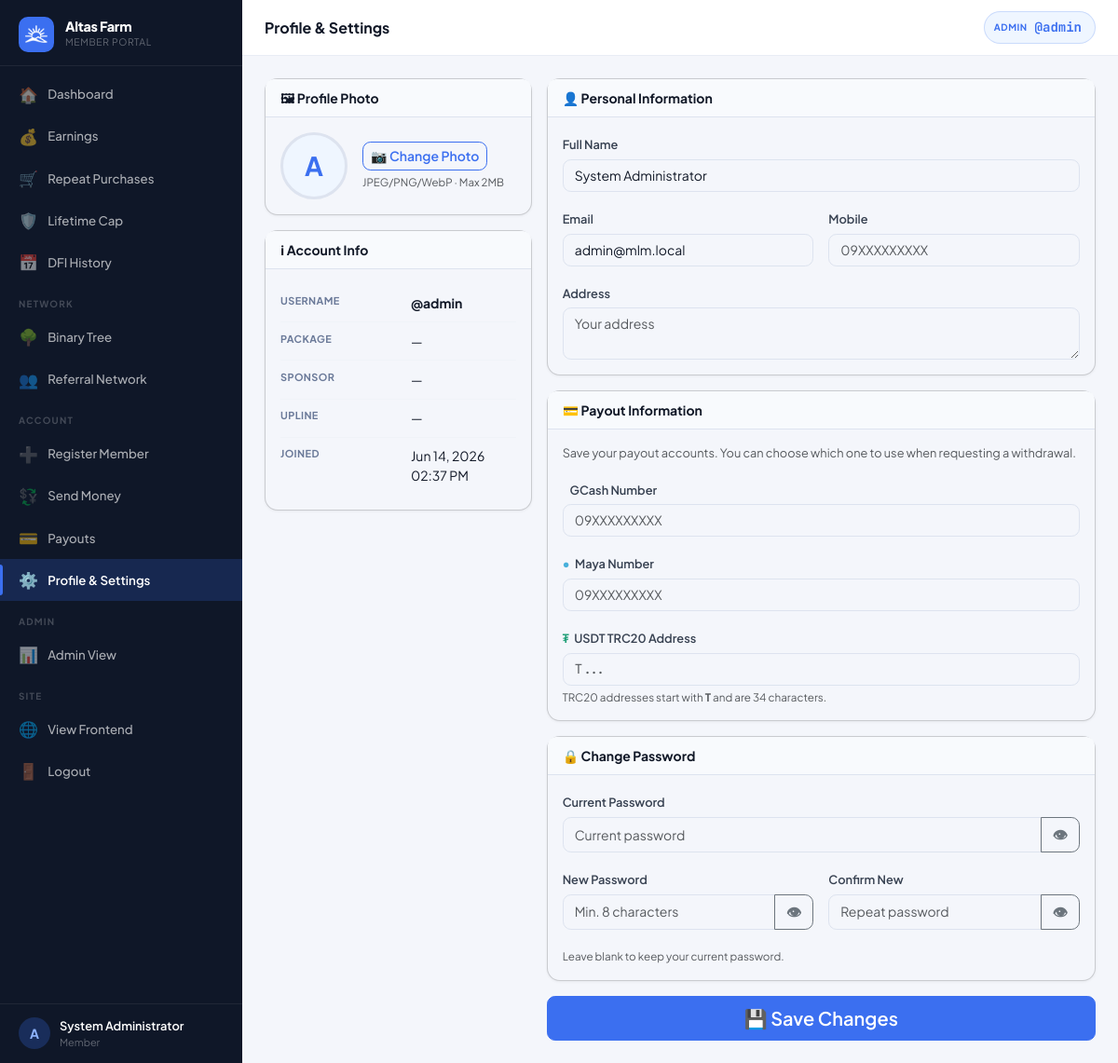
/?page=profile (signed in), run on the app's committed database.
### tables this page shows
CREATE TABLE settings (
  key_name   VARCHAR(80) NOT NULL PRIMARY KEY,
  value      TEXT        NOT NULL,
  updated_at TIMESTAMP DEFAULT CURRENT_TIMESTAMP ON UPDATE CURRENT_TIMESTAMP
);

CREATE TABLE users (
  id                INT UNSIGNED AUTO_INCREMENT PRIMARY KEY,
  username          VARCHAR(40)  NOT NULL UNIQUE,
  password_hash     VARCHAR(255) NOT NULL,
  role              ENUM('member','admin') NOT NULL DEFAULT 'member',
  package_id        INT UNSIGNED NULL,
  reg_code_id           INT UNSIGNED NULL,
  reg_payment_method    ENUM('code','ewallet','pending') NOT NULL DEFAULT 'code',
  reg_paid_by           INT UNSIGNED NULL,

   
  sponsor_id        INT UNSIGNED NULL,
  binary_parent_id  INT UNSIGNED NULL,
  binary_position   ENUM('left','right') NULL,

   
  left_count        INT UNSIGNED NOT NULL DEFAULT 0,
  right_count       INT UNSIGNED NOT NULL DEFAULT 0,
  pairs_paid        INT UNSIGNED NOT NULL DEFAULT 0,
  pairs_flushed     INT UNSIGNED NOT NULL DEFAULT 0,
  pairs_paid_today  INT UNSIGNED NOT NULL DEFAULT 0,   

   
  left_pv           DECIMAL(14,2) NOT NULL DEFAULT 0.00 COMMENT 'Accumulated PV on left binary leg',
  right_pv          DECIMAL(14,2) NOT NULL DEFAULT 0.00 COMMENT 'Accumulated PV on right binary leg',
  paired_pv         DECIMAL(14,2) NOT NULL DEFAULT 0.00 COMMENT 'Total paired PV lifetime',
  paired_pv_today   DECIMAL(14,2) NOT NULL DEFAULT 0.00 COMMENT 'Paired PV today (reset by midnight cron)',
  flushed_pv        DECIMAL(14,2) NOT NULL DEFAULT 0.00 COMMENT 'PV flushed in binary pairing',
  personal_pv       DECIMAL(14,2) NOT NULL DEFAULT 0.00 COMMENT 'Personal sales PV from downline product purchases',
  group_pv          DECIMAL(14,2) NOT NULL DEFAULT 0.00 COMMENT 'Group sales PV from downline',

   
  lifetime_earned       DECIMAL(14,2) NOT NULL DEFAULT 0.00,
  cap_status            ENUM('active','capped','perminact') NOT NULL DEFAULT 'active',
  capping_bypass        TINYINT(1)   NOT NULL DEFAULT 0,
  daily_cap_bypass      TINYINT(1)   NOT NULL DEFAULT 0,
  capped_at             TIMESTAMP NULL,
  last_reactivation_at  TIMESTAMP NULL,
  dfi_days_used         INT UNSIGNED NOT NULL DEFAULT 0,
  dfi_active            TINYINT(1)   NOT NULL DEFAULT 1,
  cd_active             TINYINT(1)   NOT NULL DEFAULT 0,
  ewallet_sent_today      DECIMAL(12,2) NOT NULL DEFAULT 0.00,
  ewallet_sent_this_week  DECIMAL(12,2) NOT NULL DEFAULT 0.00,

   
  full_name         VARCHAR(120) NULL,
  email             VARCHAR(120) NULL,
  mobile            VARCHAR(20)  NULL,
  gcash_number      VARCHAR(20)  NULL,
  maya_number       VARCHAR(20)  NULL,
  usdt_address      VARCHAR(100) NULL,
  address           TEXT         NULL,
  photo             VARCHAR(200) NULL,

  ewallet_balance       DECIMAL(14,2) NOT NULL DEFAULT 0.00,
  withdrawable_balance  DECIMAL(14,2) NOT NULL DEFAULT 0.00,
  status                ENUM('active','suspended','pending') NOT NULL DEFAULT 'active',
  joined_at         TIMESTAMP DEFAULT CURRENT_TIMESTAMP,
  last_login        TIMESTAMP NULL,

  FOREIGN KEY (sponsor_id)       REFERENCES users(id) ON DELETE SET NULL,
  FOREIGN KEY (binary_parent_id) REFERENCES users(id) ON DELETE SET NULL,
  FOREIGN KEY (package_id)       REFERENCES packages(id) ON DELETE SET NULL
);

### views/member/profile.php (the view, shortened to what the rows shown need)
<?php require 'views/partials/head.php'; ?>
<?php require 'views/partials/sidebar_member.php'; ?>
<div class="main-content">
  <?php require 'views/partials/topbar.php'; ?>
  <div class="page-content">
    <form method="POST" action="<?= APP_URL ?>/?page=save_profile" enctype="multipart/form-data">
      <div class="row g-3">
        <div class="col-12 col-lg-4 d-flex flex-column gap-3">
          <div class="card">
            <div class="card-body d-flex align-items-center gap-3 flex-wrap">
              <div id="avatarWrap" style="width:72px;height:72px;border-radius:50%;overflow:hidden;background:var(--primary-light);display:flex;align-items:center;justify-content:center;font-size:1.75rem;font-weight:700;color:var(--primary);border:3px solid #dde3ef;flex-shrink:0;">
                <?php if ($user['photo']): ?><img id="photoPreview" src="<?= APP_URL ?>/uploads/<?= e($user['photo']) ?>" style="width:100%;height:100%;object-fit:cover;"><?php else: ?><span id="photoInitial"><?= strtoupper(substr($user['username'], 0, 1)) ?></span><?php endif; ?>
              </div>
            </div>
          </div>
          <div class="card">
            <div class="card-body">
              <table class="info-table">
                <tr>
                  <td><strong>@<?= e($user['username']) ?></strong></td>
                </tr>
                <tr>
                  <td>Joined</td>
                  <td><?= fmt_datetime($user['joined_at']) ?></td>
                </tr>
              </table>
            </div>
          </div>
        </div>
        <div class="col-12 col-lg-8 d-flex flex-column gap-3">
          <div class="card">
            <div class="card-body">
              <div class="mb-3"><label class="form-label">Full Name</label><input type="text" name="full_name" class="form-control" value="<?= e($user['full_name'] ?? '') ?>" placeholder="Your full name"></div>
              <div class="row g-3">
                <div class="col-md-6 mb-3"><label class="form-label">Email</label><input type="email" name="email" class="form-control" value="<?= e($user['email'] ?? '') ?>" placeholder="email@example.com"></div>
              </div>
            </div>
          </div>
        </div>
      </div>
    </form>
  </div>
</div>
<?php require 'views/partials/footer.php'; ?>

### views/partials/sidebar_member.php (shortened to what the rows shown need)
<?php
$cp      = current_page();
$user    = Auth::user();
$initial = strtoupper(substr($user['username'] ?? 'U', 0, 1));
$name    = $user['full_name'] ?: ('@' . $user['username']);
$view    = $_GET['view'] ?? '';
$nav = [
  ['page' => 'dashboard', 'icon' => '🏠', 'label' => 'Dashboard',        'pages' => ['dashboard']],
  ['page' => 'earnings',  'icon' => '💰', 'label' => 'Earnings',         'pages' => ['earnings']],
  ['page' => 'repeat_purchases', 'icon' => '🛒', 'label' => 'Repeat Purchases', 'pages' => ['repeat_purchases']],
  ['page' => 'cap_status', 'icon' => '🛡️', 'label' => 'Lifetime Cap',     'pages' => ['cap_status']],
  ['page' => 'dfi_history', 'icon' => '📅', 'label' => 'DFI History',      'pages' => ['dfi_history']],
  'SEPARATOR:Network',
  ...(setting('binary_enabled', '1') === '1' ? [
    ['page' => 'genealogy&view=binary',  'icon' => '🌳', 'label' => 'Binary Tree',      'pages' => ['genealogy'], 'view' => 'binary'],
  ] : []),
  ['page' => 'genealogy&view=referral', 'icon' => '👥', 'label' => 'Referral Network', 'pages' => ['genealogy'], 'view' => 'referral'],
  'SEPARATOR:Account',
  ['page' => 'register&sponsor=' . $user['username'], 'icon' => '➕', 'label' => 'Register Member', 'pages' => ['register']],
  ['page' => 'ewallet_transfer', 'icon' => '💱', 'label' => 'Send Money', 'pages' => ['ewallet_transfer']],
  ['page' => 'payout',  'icon' => '💳', 'label' => 'Payouts',   'pages' => ['payout']],
  ['page' => 'profile', 'icon' => '⚙️', 'label' => 'Profile & Settings', 'pages' => ['profile']],
];
if (Auth::isAdmin()) {
  $nav[] = 'SEPARATOR:Admin';
  $nav[] = ['page' => 'admin', 'icon' => '📊', 'label' => 'Admin View', 'pages' => []];
}
$nav[] = 'SEPARATOR:Site';
$nav[] = ['page' => '__frontend__', 'icon' => '🌐', 'label' => 'View Frontend', 'pages' => []];
function renderSidebarNav($nav, $cp, $user, $view, $initial, $name)
{ ?>
  <div class="sidebar-brand">
    <div>
      <div class="brand-name"><?= e(setting('site_name', APP_NAME)) ?></div>
      <div class="brand-sub">Member Portal</div>
    </div>
  </div>
  <div class="sidebar-footer">
    <div class="sidebar-user">
      <div class="user-avatar">
        <?php if (!empty($user['photo'])): ?>
          <img src="<?= APP_URL ?>/uploads/<?= e($user['photo']) ?>" alt="">
        <?php else: ?>
          <?= $initial ?>
        <?php endif; ?>
      </div>
      <div class="user-info">
        <div class="user-name"><?= e($name) ?></div>
        <div class="user-role"><?= e($user['package_name'] ?? 'Member') ?></div>
      </div>
    </div>
  </div>
<?php } ?>
<div class="sidebar d-none d-lg-flex flex-column">
  <?php renderSidebarNav($nav, $cp, $user, $view, $initial, $name); ?>
</div>

### views/partials/topbar.php (shortened to what the rows shown need)
<?php
if (isset($_GET['page']) && $_GET['page'] === 'admin_user_view' && !empty($_GET['id']) && Auth::isAdmin()) {
  $user = getUserById((int)$_GET['id']);
  if (!$user) {
    flash('error', 'User not found.');
    redirect('/?page=admin_users');
  }
} else {
  $user = Auth::user();
}
?>
<div class="topbar-wrapper no-print">
  <div class="d-flex align-items-center gap-2">
    <a href="<?= APP_URL ?>/?page=<?= Auth::isAdmin() ? 'admin' : 'profile' ?>"
      class="topbar-balance" title="<?= e($user['username'] ?? '') ?>" style="text-decoration:none;">
      <span class="bal-label"><?= Auth::isAdmin() ? 'Admin' : 'User' ?></span>
      <span class="bal-amount">@<?= e($user['username'] ?? '') ?></span>
    </a>
  </div>
</div>

### data on the page
settings: value "Altas Farm"
users: username "A", full_name "System Administrator", username "admin", joined_at "Jun 14, 2026 02:37 PM", email "admin@mlm.local"

### other printed values
$item['icon'] "🏠"
$item['label'] "Dashboard"
$item['icon'] "💰"
$item['label'] "Earnings"
$item['icon'] "🛒"
$item['label'] "Repeat Purchases"
$item['icon'] "🛡️"
$item['label'] "Lifetime Cap"
$item['icon'] "📅"
$item['label'] "DFI History"
substr($item, 10) "NETWORK"
$item['icon'] "🌳"
$item['label'] "Binary Tree"
$item['icon'] "👥"
$item['label'] "Referral Network"
